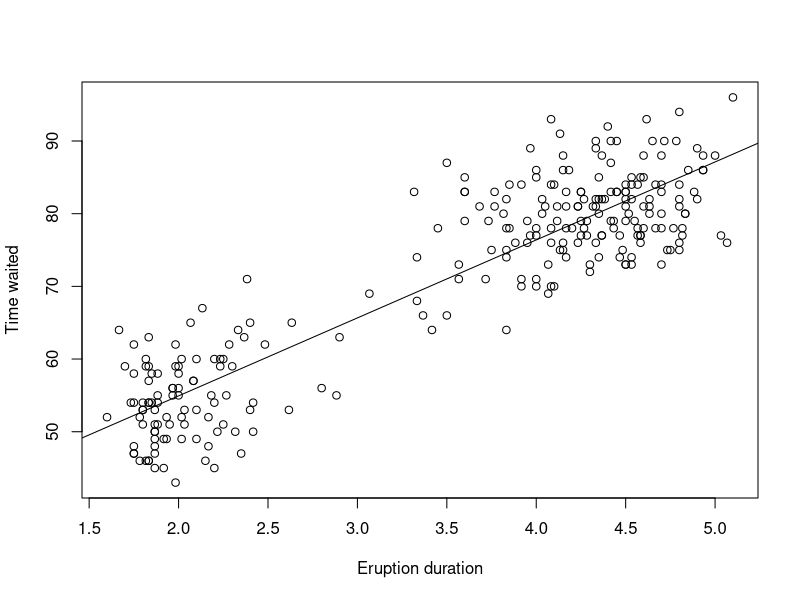

Generate this figure with R:
## ---- chunk 1
duration = faithful$eruptions      # the eruption durations 
waiting = faithful$waiting         # the waiting interval 
head(cbind(duration, waiting)) 

duration = faithful$eruptions      # the eruption durations 
waiting = faithful$waiting         # the waiting interval 
plot(duration, waiting,            # plot the variables 
  xlab="Eruption duration",        # x−axis label 
  ylab="Time waited")              # y−axis label

abline(lm(waiting ~ duration))     # add a line to show lm fitting result
